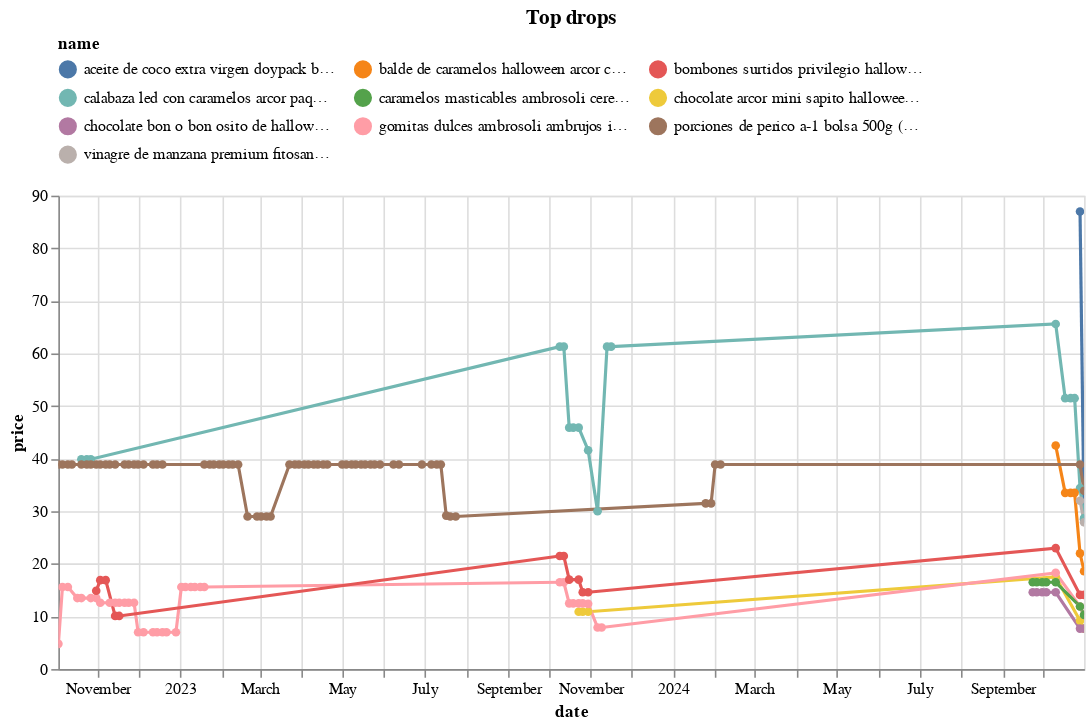

The notebook cell saved with this chart:
### Code cell
(top_changes
 .sort_values('change')
 .head(10)
 .pipe(plot_changes, 'Top drops')
)

### Figure 1 — Vega-Lite specification as saved in the notebook (floating-point values rounded to 4 significant figures; data arrays with more than 128 entries replaced by an {"elided": "..."} marker saying what was removed)
{"config": {"view": {"continuousWidth": 300, "continuousHeight": 300}, "legend": {"columns": 3, "orient": "top"}}, "data": {"name": "data-5a7463d7ab5aa5b0f3364a2050a589ca"}, "mark": {"type": "line", "point": true}, "encoding": {"color": {"field": "name", "scale": {"domain": ["aceite de coco extra virgen doypack bioselva (250ml) (plaza_vea)", "balde de caramelos halloween arcor cara de papa paquete 100g (plaza_vea)", "bombones surtidos privilegio halloween bolsa 480g (plaza_vea)", "calabaza led con caramelos arcor paquete 200g (plaza_vea)", "caramelos masticables ambrosoli cerebros sabor a fresa bolsa 240g (plaza_vea)", "chocolate arcor mini sapito halloween bolsa 275g (plaza_vea)", "chocolate bon o bon osito de halloween caja 75g (plaza_vea)", "gomitas dulces ambrosoli ambrujos insectos bolsa 40un (plaza_vea)", "porciones de perico a-1 bolsa 500g (plaza_vea)", "vinagre de manzana premium fitosana (500ml) (plaza_vea)"]}, "type": "nominal"}, "tooltip": [{"field": "name", "type": "nominal"}, {"field": "price", "type": "quantitative"}, {"field": "last_price", "type": "quantitative"}], "x": {"field": "date", "type": "temporal"}, "y": {"field": "price", "type": "quantitative"}}, "params": [{"name": "param_3", "select": {"type": "point", "fields": ["name"]}, "bind": "legend"}, {"name": "param_4", "select": {"type": "interval", "encodings": ["x", "y"]}, "bind": "scales"}], "title": "Top drops", "transform": [{"filter": {"param": "param_3"}}], "width": 650, "$schema": "https://vega.github.io/schema/vega-lite/v5.20.1.json", "datasets": {"data-5a7463d7ab5aa5b0f3364a2050a589ca": {"elided": "167 records"}}}
